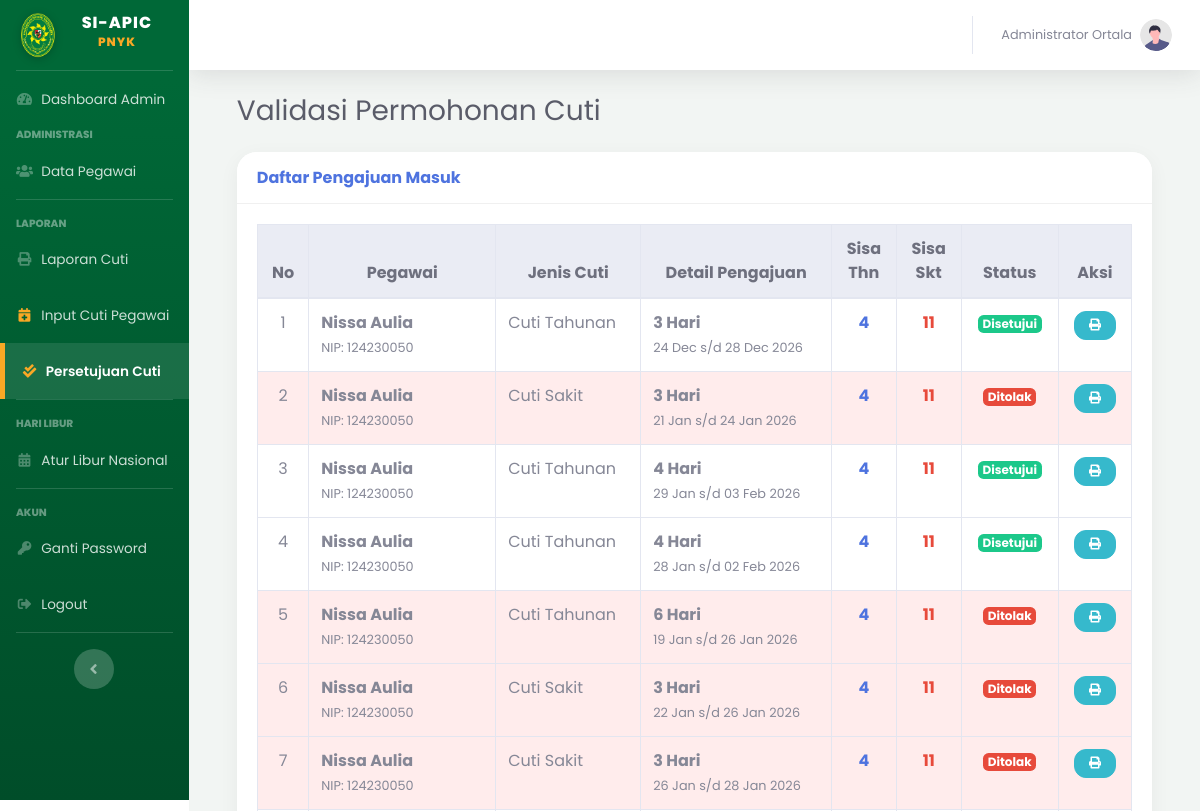
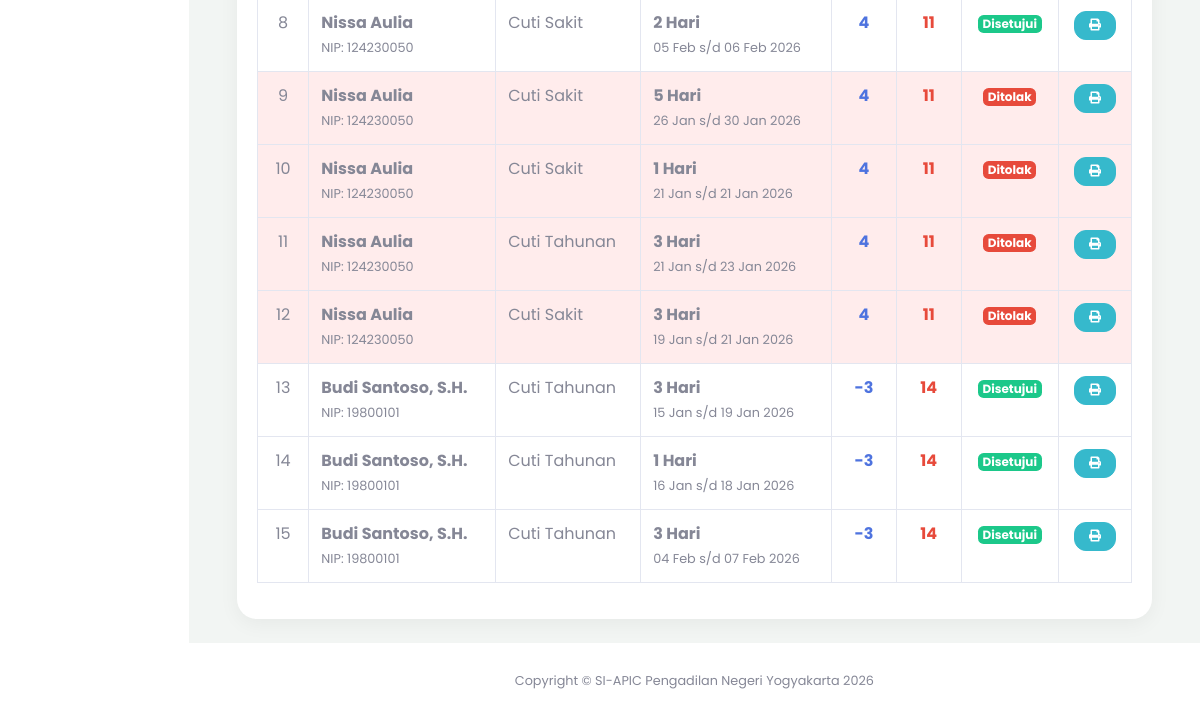
Page /index.php?page=validasi_cuti (signed in) on the earlier database version (2 pictures, top to bottom).
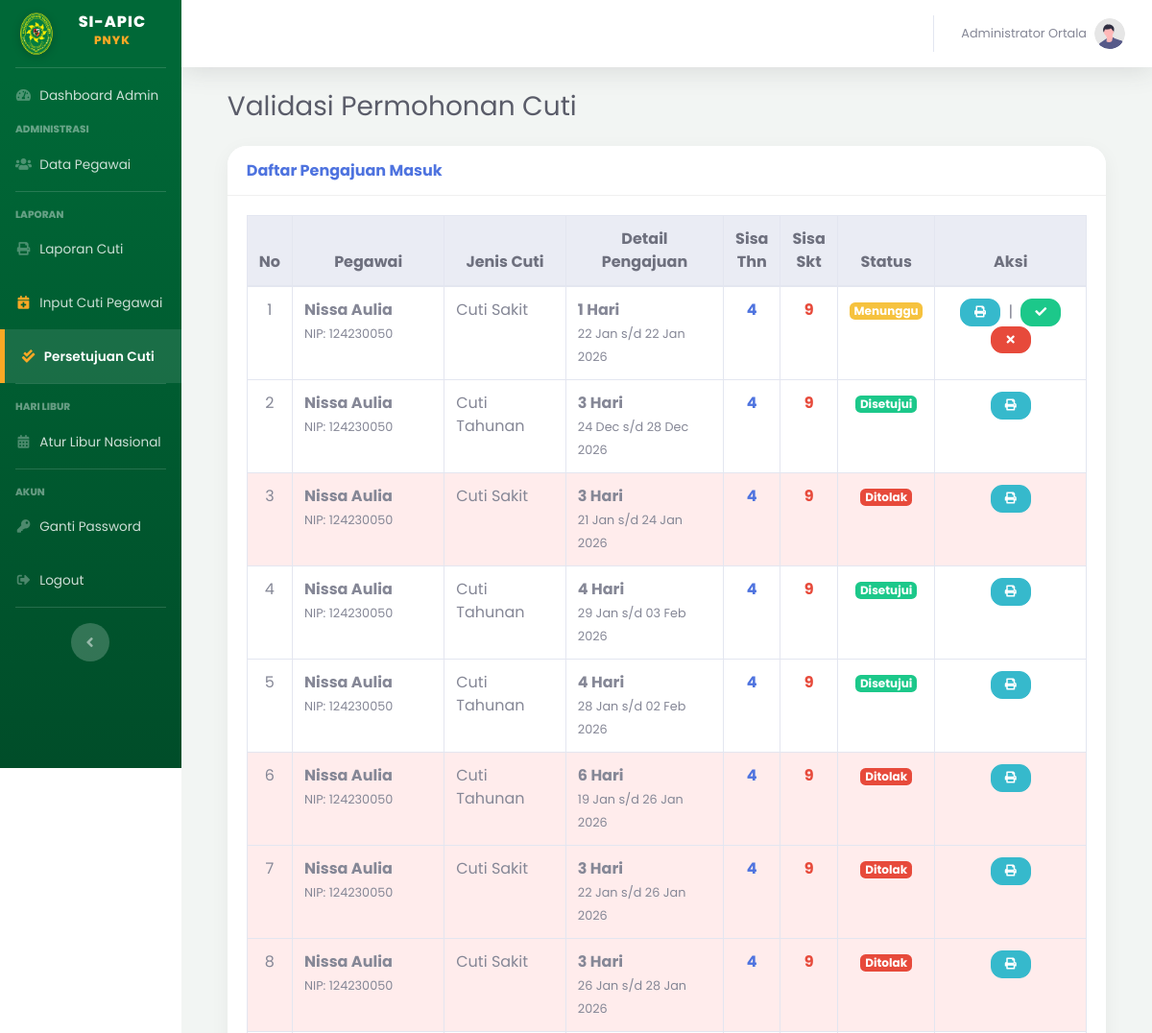
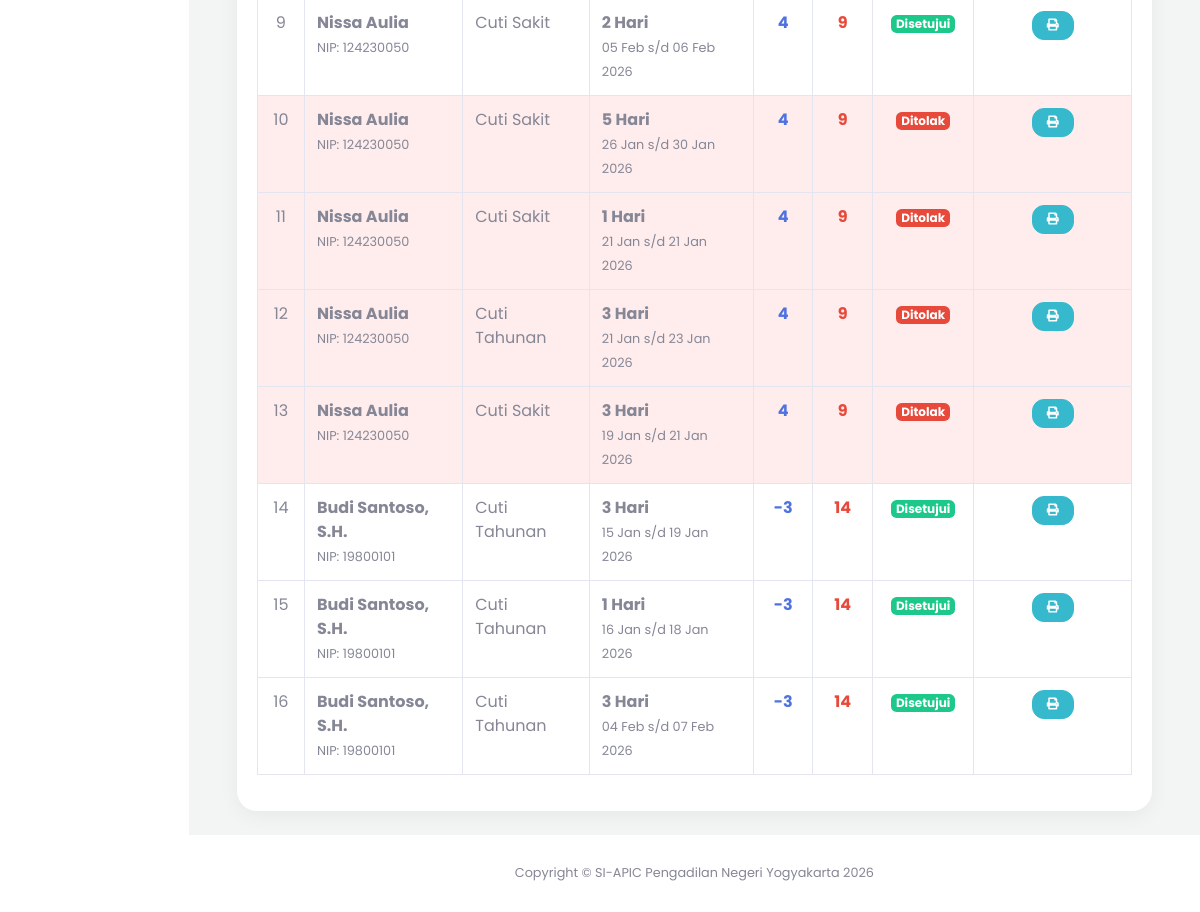
Same page on the later database version (2 pictures, top to bottom).
### tables this page shows
CREATE TABLE `pengajuan_cuti` (
  `id_pengajuan` int(11) NOT NULL,
  `id_user` int(11) NOT NULL,
  `id_atasan` int(11) DEFAULT NULL,
  `id_jenis` int(11) NOT NULL,
  `nomor_surat` varchar(100) DEFAULT NULL,
  `tgl_pengajuan` date NOT NULL,
  `tgl_mulai` date NOT NULL,
  `tgl_selesai` date NOT NULL,
  `lama_hari` int(11) NOT NULL,
  `alasan` text NOT NULL,
  `alamat_cuti` text NOT NULL,
  `status` enum('Diajukan','Disetujui','Ditolak','Dibatalkan') DEFAULT 'Diajukan',
  `catatan_admin` text DEFAULT NULL,
  `created_at` timestamp NOT NULL DEFAULT current_timestamp()
);

CREATE TABLE `users` (
  `id_user` int(11) NOT NULL,
  `nip` varchar(30) NOT NULL,
  `password` varchar(255) NOT NULL,
  `nama_lengkap` varchar(100) NOT NULL,
  `jabatan` varchar(100) DEFAULT NULL,
  `pangkat` varchar(50) DEFAULT NULL,
  `unit_kerja` varchar(100) DEFAULT 'Pengadilan Negeri Yogyakarta',
  `no_telepon` varchar(20) DEFAULT NULL,
  `role` enum('admin','user') NOT NULL,
  `sisa_cuti_n` int(11) DEFAULT 12,
  `sisa_cuti_n1` int(11) DEFAULT 0,
  `sisa_cuti_n2` int(11) DEFAULT 0,
  `kuota_cuti_sakit` int(11) DEFAULT 14,
  `created_at` timestamp NOT NULL DEFAULT current_timestamp(),
  `status_akun` enum('aktif','nonaktif') DEFAULT 'aktif',
  `id_pejabat` int(11) DEFAULT NULL
);

CREATE TABLE `jenis_cuti` (
  `id_jenis` int(11) NOT NULL,
  `nama_jenis` varchar(50) NOT NULL
);

### pages/admin/validasi_cuti.php (the view, shortened to what this page needs)
<?php
$query = mysqli_query($koneksi, "SELECT pengajuan_cuti.*,
                                        users.nama_lengkap,
                                        users.nip,
                                        users.sisa_cuti_n,
                                        users.kuota_cuti_sakit,
                                        jenis_cuti.nama_jenis
    FROM pengajuan_cuti
    JOIN users ON pengajuan_cuti.id_user = users.id_user
    JOIN jenis_cuti ON pengajuan_cuti.id_jenis = jenis_cuti.id_jenis
    ORDER BY CASE WHEN status='Menunggu' OR status='Diajukan' THEN 0 ELSE 1 END, tgl_pengajuan DESC");
?>
<div class="container-fluid">
    <div class="d-sm-flex align-items-center justify-content-between mb-4">
        <h1 class="h3 mb-0 text-gray-800">Validasi Permohonan Cuti</h1>
    </div>
    <div class="card shadow mb-4">
        <div class="card-header py-3">
            <h6 class="m-0 font-weight-bold text-primary">Daftar Pengajuan Masuk</h6>
        </div>
        <div class="card-body">
            <?php if(mysqli_num_rows($query) == 0) { ?>
                <div class="alert alert-info text-center">Belum ada data pengajuan cuti.</div>
            <?php } else { ?>
            <div class="table-responsive">
                <table class="table table-bordered table-hover" width="100%" cellspacing="0">
                    <thead class="thead-light">
                        <tr class="text-center">
                            <th>No</th>
                            <th>Pegawai</th>
                            <th>Jenis Cuti</th>
                            <th>Detail Pengajuan</th>
                            <th>Sisa<br>Thn</th>
                            <th>Sisa<br>Skt</th>
                            <th>Status</th>
                            <th>Aksi</th>
                        </tr>
                    </thead>
                    <tbody>
                        <?php
                        $no = 1;
                        while($row = mysqli_fetch_array($query)){
                            $raw_status = strtolower(trim($row['status']));
                            $bg_row = "";
                            if ($raw_status == 'disetujui') {
                                $badge = '<span class="badge badge-success">Disetujui</span>';
                            } elseif ($raw_status == 'ditolak') {
                                $badge = '<span class="badge badge-danger">Ditolak</span>';
                                $bg_row = "style='background-color: #ffecec;'";
                            } else {
                                $badge = '<span class="badge badge-warning">Menunggu</span>';
                                $bg_row = "style='background-color: #fffnot 8e1;'";
                            }
                        ?>
                        <tr <?php echo $bg_row; ?>>
                            <td class="text-center"><?php echo $no++; ?></td>
                            <td>
                                <b><?php echo $row['nama_lengkap']; ?></b><br>
                                <small class="text-muted">NIP: <?php echo $row['nip']; ?></small>
                            </td>
                            <td><?php echo $row['nama_jenis']; ?></td>
                            <td>
                                <b><?php echo $row['lama_hari']; ?> Hari</b><br>
                                <small>
                                    <?php echo date('d M', strtotime($row['tgl_mulai'])); ?> s/d
                                    <?php echo date('d M Y', strtotime($row['tgl_selesai'])); ?>
                                </small>
                            </td>
                            <td class="text-center font-weight-bold text-primary"><?php echo $row['sisa_cuti_n']; ?></td>
                            <td class="text-center font-weight-bold text-danger"><?php echo $row['kuota_cuti_sakit']; ?></td>
                            <td class="text-center"><?php echo $badge; ?></td>
                            <td class="text-center">
                                <a href="pages/admin/cetak_cuti_admin.php?id=<?php echo $row['id_pengajuan']; ?>" target="_blank" class="btn btn-info btn-circle btn-sm" title="Cetak Surat">
                                    <i class="fas fa-print"></i>
                                </a>
                                    <?php if(strpos($raw_status, 'menunggu') !== false || $raw_status == 'diajukan' || $raw_status == '') { ?>
                                    <span class="mx-1">|</span>
                                    <a href="?page=validasi_cuti&aksi=setuju&id=<?php echo $row['id_pengajuan']; ?>"
                                       class="btn btn-success btn-circle btn-sm"
                                       onclick="return confirm('Yakin ingin MENYETUJUI pengajuan ini? Stok tidak akan berubah (sudah dipotong diawal).')"
                                       title="Setujui">
                                       <i class="fas fa-check"></i>
                                    </a>
                                    <a href="?page=validasi_cuti&aksi=tolak&id=<?php echo $row['id_pengajuan']; ?>"
                                       class="btn btn-danger btn-circle btn-sm"
                                       onclick="return confirm('Yakin ingin MENOLAK? Stok cuti akan DIKEMBALIKAN (Refund) ke pegawai.')"
                                       title="Tolak">
                                       <i class="fas fa-times"></i>
                                    </a>
                                <?php } ?>
                            </td>
                        </tr>
                        <?php } ?>
                    </tbody>
                </table>
            </div>
            <?php } ?>
        </div>
    </div>
</div>

### layout/header.php (shortened to what this page needs)
<!DOCTYPE html>
<html lang="id">
<head>
    <link href="assets/vendor/fontawesome-free/css/all.min.css" rel="stylesheet" type="text/css">
    <link href="assets/css/sb-admin-2.min.css" rel="stylesheet">
</head>
<body id="page-top">
    <div id="wrapper">

### layout/sidebar.php (shortened to what this page needs)
<ul class="navbar-nav sidebar sidebar-dark accordion" id="accordionSidebar"
    style="background: linear-gradient(180deg, #006837 10%, #004d29 100%); position: sticky; top: 0; height: 100vh; overflow-y: auto; overflow-x: hidden; z-index: 100;">
    <a class="sidebar-brand d-flex align-items-center justify-content-center" href="index.php" style="padding: 1.5rem 1rem;">
        <div class="sidebar-brand-icon">
            <?php if(file_exists("assets/img/logo.png")): ?>
                <img src="assets/img/logo.png" style="width: 45px; filter: drop-shadow(0 2px 4px rgba(0,0,0,0.2));">
            <?php else: ?>
                <i class="fas fa-balance-scale" style="color: #F9A825; font-size: 2rem;"></i>
            <?php endif; ?>
        </div>
        <div class="sidebar-brand-text mx-2" style="font-weight: 800; letter-spacing: 1px;">
            SI-APIC <sup style="color: #F9A825;">PNYK</sup>
        </div>
    </a>
    <hr class="sidebar-divider my-0">
    <?php if($_SESSION['role'] == 'admin'): ?>
    <li class="nav-item <?php echo (isset($_GET['page']) && $_GET['page'] == 'dashboard_admin') ? 'active' : ''; ?>">
        <a class="nav-link" href="index.php?page=dashboard_admin">
            <i class="fas fa-fw fa-tachometer-alt"></i>
            <span>Dashboard Admin</span>
        </a>
    </li>
    <div class="sidebar-heading">
        Administrasi
    </div>
    <li class="nav-item <?php echo (isset($_GET['page']) && $_GET['page'] == 'data_pegawai') ? 'active' : ''; ?>">
        <a class="nav-link" href="index.php?page=data_pegawai">
            <i class="fas fa-fw fa-users"></i>
            <span>Data Pegawai</span>
        </a>
    </li>
    <hr class="sidebar-divider">
    <div class="sidebar-heading">
        Laporan
    </div>
    <li class="nav-item <?php echo (isset($_GET['page']) && $_GET['page'] == 'laporan_cuti') ? 'active' : ''; ?>">
        <a class="nav-link" href="index.php?page=laporan_cuti">
            <i class="fas fa-fw fa-print"></i>
            <span>Laporan Cuti</span>
        </a>
    </li>
    <li class="nav-item <?php echo (isset($_GET['page']) && $_GET['page'] == 'input_cuti') ? 'active' : ''; ?>">
        <a class="nav-link" href="index.php?page=input_cuti">
            <i class="fas fa-fw fa-calendar-plus" style="<?php echo (isset($_GET['page']) && $_GET['page'] == 'input_cuti') ? '' : 'color: #F9A825;'; ?>"></i>
            <span>Input Cuti Pegawai</span>
        </a>
    </li>
    <li class="nav-item <?php echo (isset($_GET['page']) && $_GET['page'] == 'validasi_cuti') ? 'active' : ''; ?>">
        <a class="nav-link" href="index.php?page=validasi_cuti">
            <i class="fas fa-fw fa-check-double"></i>
            <span>Persetujuan Cuti</span>
        </a>
    </li>
    <hr class="sidebar-divider">
    <div class="sidebar-heading">
        Hari Libur
    </div>
    <li class="nav-item <?php echo (isset($_GET['page']) && $_GET['page'] == 'manage_libur') ? 'active' : ''; ?>">
        <a class="nav-link" href="index.php?page=manage_libur">
            <i class="fas fa-fw fa-calendar-alt"></i>
            <span>Atur Libur Nasional</span>
        </a>
    </li>
    <?php endif; ?>
    <hr class="sidebar-divider">
    <div class="sidebar-heading">
        Akun
    </div>
    <li class="nav-item <?php echo (isset($_GET['page']) && $_GET['page'] == 'ganti_password') ? 'active' : ''; ?>">
        <a class="nav-link" href="index.php?page=ganti_password">
            <i class="fas fa-fw fa-key"></i>
            <span>Ganti Password</span>
        </a>
    </li>
    <li class="nav-item">
        <a class="nav-link" href="logout.php" id="tombol-logout-sidebar" style="cursor: pointer;">
            <i class="fas fa-fw fa-sign-out-alt"></i>
            <span>Logout</span>
        </a>
    </li>
    <hr class="sidebar-divider d-none d-md-block">
    <div class="text-center d-none d-md-inline">
        <button class="rounded-circle border-0" id="sidebarToggle"></button>
    </div>
</ul>

### layout/topbar.php (shortened to what this page needs)
<div id="content-wrapper" class="d-flex flex-column">
    <div id="content">
        <nav class="navbar navbar-expand navbar-light bg-white topbar mb-4 static-top shadow">
            <ul class="navbar-nav ml-auto">
                <li class="nav-item dropdown no-arrow">
                    <a class="nav-link dropdown-toggle" href="#" id="userDropdown" role="button" data-toggle="dropdown" aria-haspopup="true" aria-expanded="false">
                        <span class="mr-2 d-none d-lg-inline text-gray-600 small">
                            <?php echo $_SESSION['nama_lengkap']; ?>
                        </span>
                        <img class="img-profile rounded-circle" src="assets/img/undraw_profile.svg">
                    </a>
                </li>
            </ul>
        </nav>
        <div class="container-fluid">

### index.php (shortened to what this page needs)
<?php
include 'config/database.php';
if(isset($_GET['page'])){
    $page = $_GET['page'];
} else {
    if($_SESSION['role'] == 'admin'){
        $page = 'dashboard_admin';
    } else {
        $page = 'dashboard_user';
    }
}
include 'layout/header.php';
?>
<?php
include 'layout/sidebar.php';
include 'layout/topbar.php';
if($page == "dashboard_admin" && $_SESSION['role'] == 'admin') {
    include 'pages/admin/dashboard.php';
}
else if($page == "validasi_cuti" && $_SESSION['role'] == 'admin') {
    include 'pages/admin/validasi_cuti.php';
}
include 'layout/footer.php';
?>

### layout/footer.php (shortened to what this page needs)
</div>
        </div>
    <footer class="sticky-footer bg-white">
        <div class="container my-auto">
            <div class="copyright text-center my-auto">
                <span>Copyright &copy; SI-APIC Pengadilan Negeri Yogyakarta 2026</span>
            </div>
        </div>
    </footer>
    </div>
    </div>
</body>
</html>

### index.php (style rules this page uses)
body, #wrapper, h1, h2, h3, h4, h5, h6, p, span, a, div, table, input, button, select, textarea { font-family: 'Poppins', sans-serif !important; }
#content-wrapper { background-color: #F2F5F3 !important; }
.card { border-radius: 20px !important; border: none !important; box-shadow: 0 5px 20px rgba(0,0,0,0.05) !important; overflow: hidden; margin-bottom: 25px; }
.card-header { background-color: #fff !important; border-bottom: 1px solid #f0f0f0 !important; padding-top: 20px; padding-bottom: 20px; }
.btn { border-radius: 12px !important; padding: 10px 20px; font-weight: 500; box-shadow: none !important; }
.sidebar .nav-item.active .nav-link { font-weight: 600 !important; color: #ffffff !important; background-color: rgba(255, 255, 255, 0.1); border-left: 5px solid #F9A825; padding-left: 1rem; border-radius: 0 10px 10px 0; }
.sidebar .nav-item.active .nav-link i { color: #F9A825 !important; }

Differences in the rows shown:
added pengajuan_cuti: id_user.nama_lengkap "Nissa Aulia", id_user.nip "124230050", id_jenis.nama_jenis "Cuti Sakit", lama_hari "1", tgl_mulai "22 Jan", tgl_selesai "22 Jan 2026", id_user.sisa_cuti_n "4", id_user.kuota_cuti_sakit "9", status "Menunggu"
changed through a linked row, pengajuan_cuti "24 Dec": id_user.kuota_cuti_sakit "11" → "9"
changed through a linked row, pengajuan_cuti "24 Jan 2026": id_user.kuota_cuti_sakit "11" → "9"
changed through a linked row, pengajuan_cuti "29 Jan": id_user.kuota_cuti_sakit "11" → "9"
changed through a linked row, pengajuan_cuti "28 Jan": id_user.kuota_cuti_sakit "11" → "9"
changed through a linked row, pengajuan_cuti (number 6 of 16 on the later page): id_user.kuota_cuti_sakit "11" → "9"
changed through a linked row, pengajuan_cuti (number 7 of 16 on the later page): id_user.kuota_cuti_sakit "11" → "9"
changed through a linked row, pengajuan_cuti "28 Jan 2026": id_user.kuota_cuti_sakit "11" → "9"
changed through a linked row, pengajuan_cuti "05 Feb": id_user.kuota_cuti_sakit "11" → "9"
changed through a linked row, pengajuan_cuti "30 Jan 2026": id_user.kuota_cuti_sakit "11" → "9"
changed through a linked row, pengajuan_cuti (number 11 of 16 on the later page): id_user.kuota_cuti_sakit "11" → "9"
changed through a linked row, pengajuan_cuti "23 Jan 2026": id_user.kuota_cuti_sakit "11" → "9"
changed through a linked row, pengajuan_cuti (number 13 of 16 on the later page): id_user.kuota_cuti_sakit "11" → "9"
